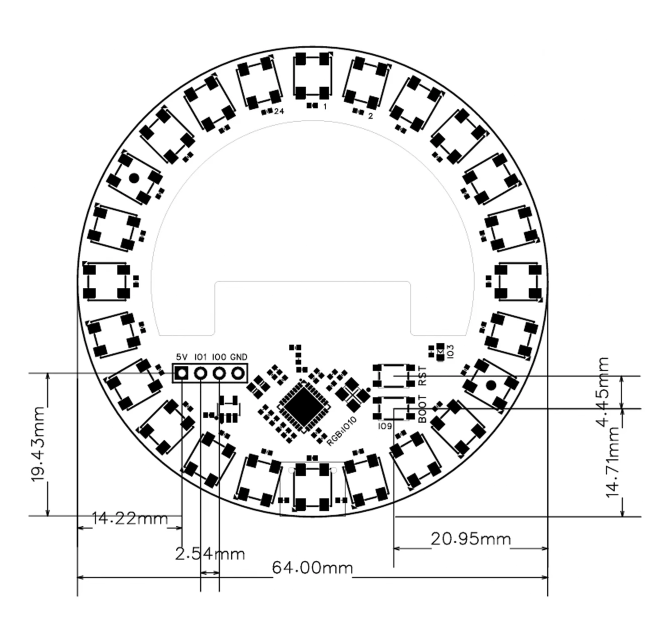
#> input picture hardware/photos/ring-dimensions.webp, 1308 x 1245 px (shown at 1/2 size)
$ python make-icon.py ../hardware/photos/ring-dimensions.webp ../hardware/photos/ring-front-back-vertical.webp ../hardware/photos/ring-front-back-vertical.webp ../hardware/photos/ring-front-back-vertical.webp
#> lines starting #> are read from the running program, lines starting #| are printed output that depends on the picture; after the words box and inside, x2 and y2 are one past the last pixel; in counts of white or black regions, pixels touching at a corner belong together
#!/usr/bin/env python3
"""Generate the AgentRing app icon and the template menu-bar icon from the logo.

Usage:
    make-icon.py macos/Resources/Logo.png dist/icon-1024.png \
        dist/MenuBarIcon.png dist/MenuBarIcon@2x.png

The app icon keeps the light brand backdrop and gets the rounded-square mask
macOS expects. The menu-bar image is a monochrome ring silhouette with an alpha
channel; AppKit marks it as a template so it follows the menu-bar appearance.
"""

import sys

from PIL import Image, ImageDraw, ImageOps

APP_SIZE = 1024
APP_CORNER_RADIUS = 0.22
MENUBAR_SIZES = (18, 36)
MENUBAR_PADDING = 0.08
SATURATION_THRESHOLD = 50
APP_CROP_PADDING = 0.10
SUPERSAMPLE = 4


def content_box(img: Image.Image) -> tuple[int, int, int, int]:
    """Return a square crop around the colourful ring, ignoring the light backdrop."""
    probe = img.copy()
    probe.thumbnail((256, 256))
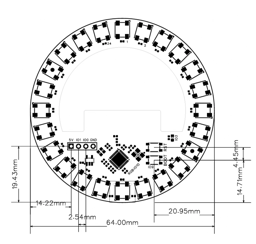
#> probe: PIL image 256x244 RGBA; mean R, G, B, A 234.9, 234.9, 234.9, 255
    rgb = probe.convert("RGB")
    width, height = rgb.size
#> width = 256; height = 244
    pixels = rgb.load()
    min_x, min_y, max_x, max_y = width, height, 0, 0
#> min_x = 256; min_y = 244; max_x = 0; max_y = 0
    for y in range(height):
        for x in range(width):
            r, g, b = pixels[x, y]
            if max(r, g, b) - min(r, g, b) > SATURATION_THRESHOLD:
                min_x, min_y = min(min_x, x), min(min_y, y)
                max_x, max_y = max(max_x, x), max(max_y, y)

    if max_x <= min_x or max_y <= min_y:
        min_x, min_y, max_x, max_y = 0, 0, width, height
#> min_x = 0; min_y = 0; max_x = 256; max_y = 244

    scale = img.width / width
#> scale = 5.11
    box = (int(min_x * scale), int(min_y * scale), int(max_x * scale), int(max_y * scale))
#> box = (0, 0, 1308, 1246)
    side = max(box[2] - box[0], box[3] - box[1])
    pad = int(side * APP_CROP_PADDING)
    side += pad * 2
    center_x = (box[0] + box[2]) // 2
    center_y = (box[1] + box[3]) // 2
    left = center_x - side // 2
    top = center_y - side // 2
    return left, top, left + side, top + side


def app_icon(logo: Image.Image) -> Image.Image:
    icon = logo.crop(content_box(logo))
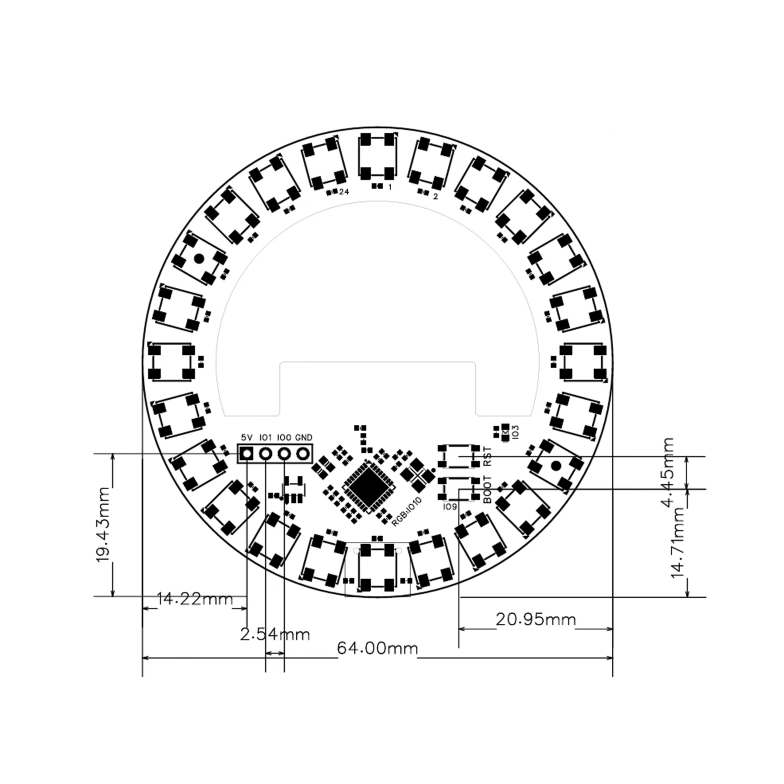
#> icon: PIL image 1568x1568 RGBA (shown at 1/2 size); mean R, G, B, A 155.8, 155.8, 155.8, 168.9; transparent parts drawn white
    icon = ImageOps.fit(icon, (APP_SIZE, APP_SIZE), method=Image.Resampling.LANCZOS)
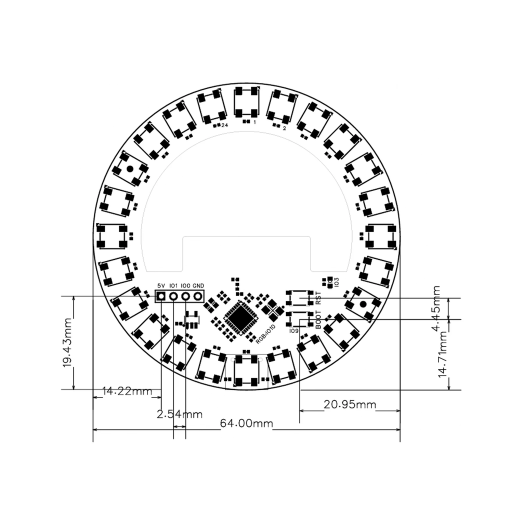
#> icon: PIL image 1024x1024 RGBA (shown at 1/2 size); mean R, G, B, A 157.1, 157.1, 157.1, 168.9; transparent parts drawn white

    mask = Image.new("L", (APP_SIZE * SUPERSAMPLE, APP_SIZE * SUPERSAMPLE), 0)
#> mask: PIL image 4096x4096 L; every value is 0
    ImageDraw.Draw(mask).rounded_rectangle(
        [0, 0, APP_SIZE * SUPERSAMPLE - 1, APP_SIZE * SUPERSAMPLE - 1],
        radius=int(APP_SIZE * SUPERSAMPLE * APP_CORNER_RADIUS),
        fill=255,
    )
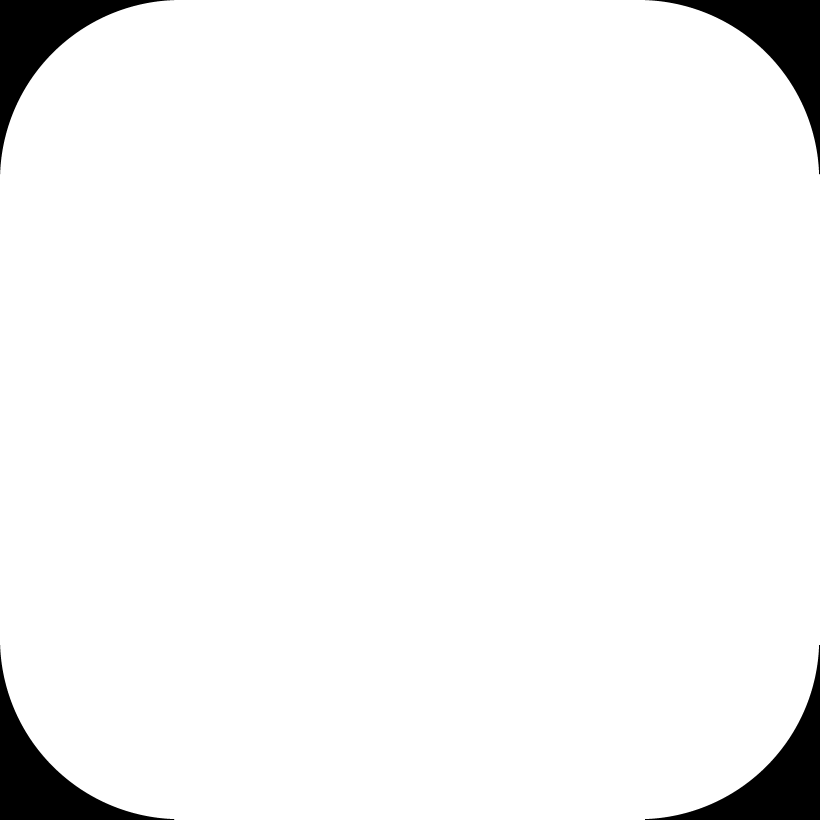
#> mask: PIL image 4096x4096 L (shown at 1/5 size); 95.8% white; 4 black regions, box (x1, y1, x2, y2) and area: (0, 0, 871, 871) 174482, (3225, 0, 4096, 871) 174482, (0, 3225, 871, 4096) 174482, (3225, 3225, 4096, 4096) 174482
    mask = mask.resize((APP_SIZE, APP_SIZE), Image.Resampling.LANCZOS)
#> mask: PIL image 1024x1024 L
    icon.putalpha(mask)
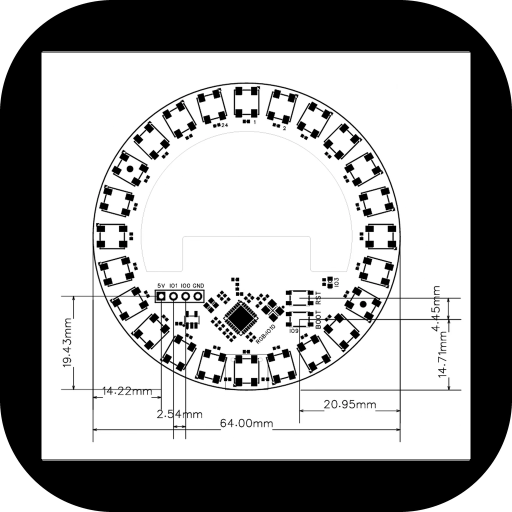
#> icon: PIL image 1024x1024 RGBA (shown at 1/2 size); mean R, G, B, A 157.1, 157.1, 157.1, 244.4; transparent parts drawn white
    return icon


def menu_bar_alpha(logo: Image.Image) -> Image.Image:
    """Return a high-resolution alpha mask of the ring, trimmed and padded square."""
    crop = logo.crop(content_box(logo)).convert("RGB")
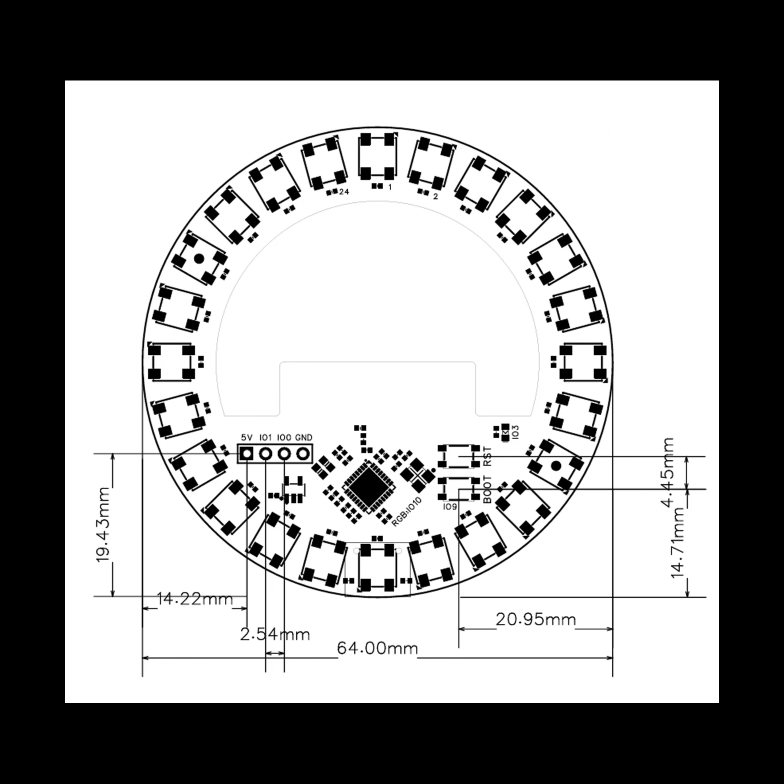
#> crop: PIL image 1568x1568 RGB (shown at 1/2 size); mean R, G, B 155.8, 155.8, 155.8
    work = 512
    crop = ImageOps.fit(crop, (work, work), method=Image.Resampling.LANCZOS)
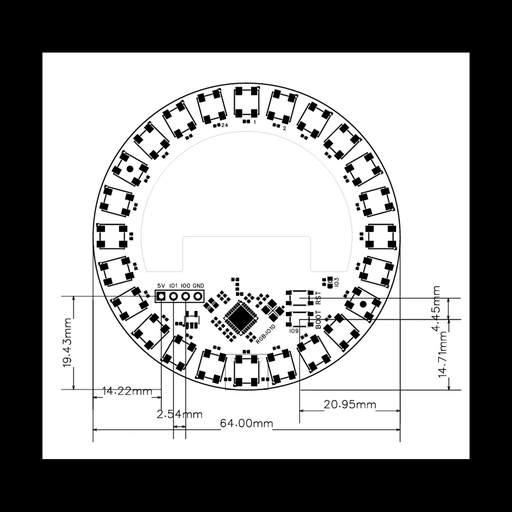
#> crop: PIL image 512x512 RGB; mean R, G, B 155.5, 155.5, 155.5
    mask = Image.new("L", (work, work), 0)
#> mask: PIL image 512x512 L; every value is 0
    source = crop.load()
    target = mask.load()
    for y in range(work):
        for x in range(work):
            r, g, b = source[x, y]
            if max(r, g, b) - min(r, g, b) > SATURATION_THRESHOLD:
                target[x, y] = 255

    bbox = mask.getbbox()
#> bbox = None
    if not bbox:
#> (the run stopped early here; a loop or call above may not have finished)
